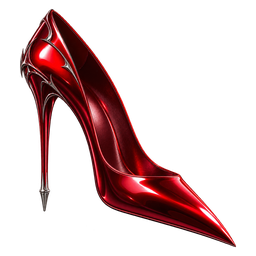
#> input picture media/projectiles-hapil1-v24/lust-heel.webp, 256 x 256 px, given in place of lust-heel.png, which was not available
$ python prepare-source-projectiles-v24.py ../media/projectiles-hapil1-v24 ../media/projectiles-hapil1-v24
#> lines starting #> are read from the running program, lines starting #| are printed output that depends on the picture; pictures that were not available may be replaced by others from this repository, and a replacement may not be noted
"""Deterministic, source-pixel-only preparation of the three hapil1 Lust props."""
import argparse
import hashlib
import json
from pathlib import Path

from PIL import Image, ImageDraw

SOURCE_COMMIT = "8629bd82fc1d8baf41183395c054fd83775e96df"
SOURCES = {
    "heel": "assets/rc24/lust-heel.png",
    "lipstick": "assets/rc24/lust-lipstick.png",
    "broken-heart": "assets/rc210/lust-broken-heart.png",
}


def sha(data):
    return hashlib.sha256(data).hexdigest()


def main():
    parser = argparse.ArgumentParser(description=__doc__)
    parser.add_argument("source_root", type=Path)
    parser.add_argument("repository_root", type=Path)
    args = parser.parse_args()
    target = args.repository_root / "media/projectiles-hapil1-v24"
    target.mkdir(parents=True, exist_ok=True)
    rows = []
    sheet = Image.new("RGB", (900, 370), "#111a28")
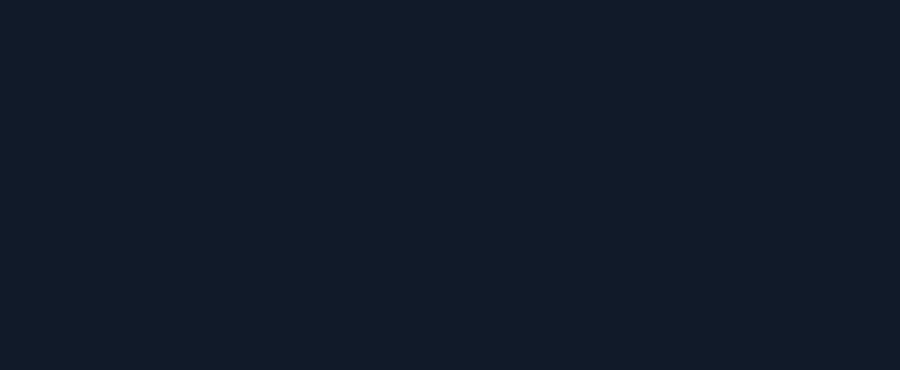
#> sheet: PIL image 900x370 RGB; mean R, G, B 17, 26, 40
    draw = ImageDraw.Draw(sheet)
    for column, (name, relative) in enumerate(SOURCES.items()):
        raw = (args.source_root / relative).read_bytes()
        original = Image.open(args.source_root / relative).convert("RGBA")
#> original is the input picture: PIL image 256x256 RGBA; mean R, G, B, A 29, 6.1, 7.1, 61.9
        bbox = original.getchannel("A").point(lambda a: 255 if a > 8 else 0).getbbox()
#> bbox = (19, 8, 237, 248)
        assert bbox is not None
        crop = (max(0, bbox[0] - 4), max(0, bbox[1] - 4),
                min(original.width, bbox[2] + 4), min(original.height, bbox[3] + 4))
#> crop = (15, 4, 241, 252)
        object_image = original.crop(crop)
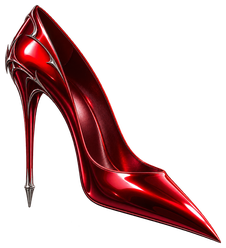
#> object_image: PIL image 226x248 RGBA; mean R, G, B, A 33.9, 7.2, 8.3, 72.4; transparent parts drawn white
        scale = 240 / max(object_image.size)
#> scale = 0.968
        size = tuple(max(1, round(side * scale)) for side in object_image.size)
#> size = (219, 240)
        resized = object_image.resize(size, Image.Resampling.LANCZOS)
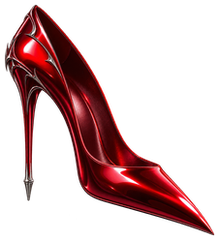
#> resized: PIL image 219x240 RGBA; mean R, G, B, A 34.6, 7.5, 8.6, 72.4; transparent parts drawn white
        runtime = Image.new("RGBA", (256, 256))
#> runtime: PIL image 256x256 RGBA; every value is 0
        runtime.alpha_composite(resized, ((256 - size[0]) // 2, (256 - size[1]) // 2))
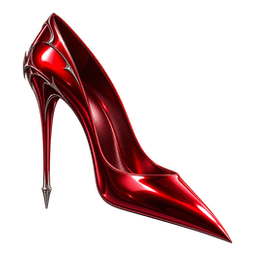
#> runtime: PIL image 256x256 RGBA; mean R, G, B, A 27.8, 6, 6.9, 58.1; transparent parts drawn white
        path = target / ("lust-" + name + ".webp")
        runtime.save(path, "WEBP", lossless=True, exact=True, method=6)
        decoded = Image.open(path).convert("RGBA")
        assert decoded.tobytes() == runtime.tobytes(), "Lossless RGBA readback"
        assert decoded.getpixel((128, 128))[3] >= 200, "Visible collision anchor"
        row = {"name": name, "sourceRepository": "kjb7876-lang/hapil1",
               "sourceCommit": SOURCE_COMMIT, "sourcePath": relative,
               "sourceBytes": len(raw), "sourceSHA256": sha(raw),
               "sourceGitBlob": hashlib.sha1(b"blob " + str(len(raw)).encode() + b"\0" + raw).hexdigest(),
               "sourceSize": list(original.size), "sourceAlpha8BBox": bbox,
               "crop": crop, "resizedObject": size, "runtimePath": str(path.relative_to(args.repository_root)),
#> (the run stopped early here; a loop or call above may not have finished)
